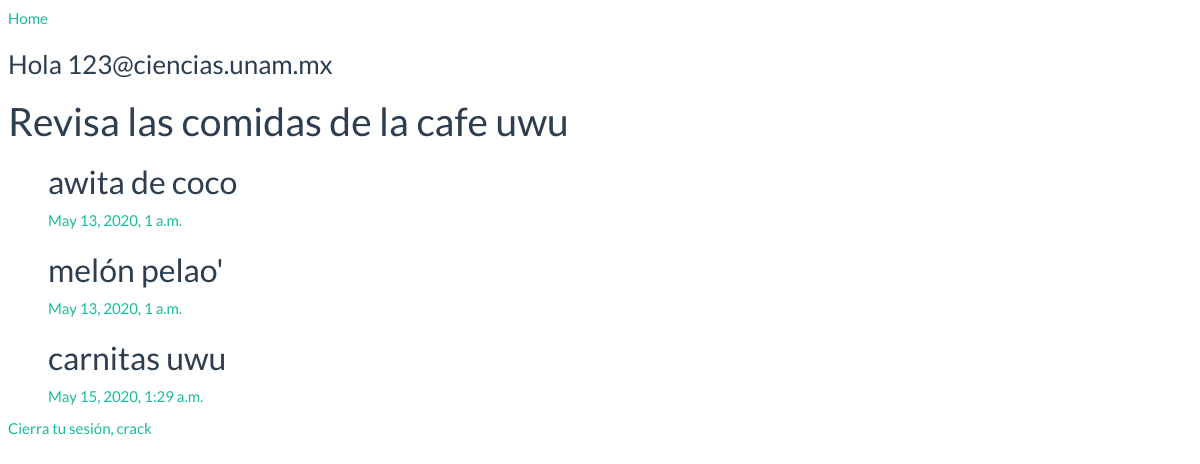
The page /list/ (signed in) on the database its author committed.
### cc/models.py (models this page shows, shortened)
class Post(models.Model):
    title = models.CharField(max_length=200, null=False)
    paragraph = models.TextField(null=False)
    date = models.DateTimeField(default=django.utils.timezone.now, null=False)
    image = models.ImageField(upload_to='images/', null=True)

### cc/views.py (the view)
# urls.py: path('list/', HomePageView.as_view(), name='list'),
class HomePageView(LoginRequiredMixin, ListView):
    model = Post
    template_name = 'cc/list.html'

### cc/templates/cc/list.html (shortened to what this page needs)
{% extends "cc/base.html" %}
{% load static %}
{% block body_content %}
<a href="{% url 'index' %}">Home</a>
<h3>Hola {{ user }}</h3>
<h1>Revisa las comidas de la cafe uwu</h1>
<ul>
  {% for post in object_list %}
  <h2>{{ post.title }}</h2>
  <a href="/{{ post.id }}">{{post.date}}</a>
  {% endfor %}
</ul>
<div>
  <a href="{% url 'logout' %}">Cierra tu sesión, crack</a>
  {% endblock %}

### rows shown on the page
Post: title "awita de coco", date "May 13, 2020, 1 a.m."
Post: title "melón pelao'", date "May 13, 2020, 1 a.m."
Post: title "carnitas uwu", date "May 15, 2020, 1:29 a.m."

### other values the page prints
{{ user }} "123@ciencias.unam.mx"
